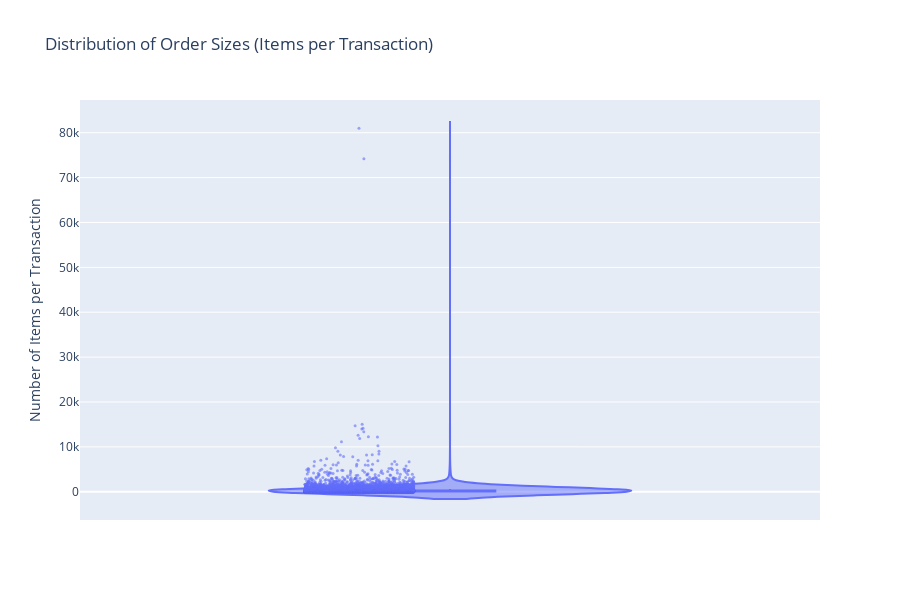

This figure's notebook cell:
### Markdown cell above
##### 2.2) What is the distribution of order sizes (number of items per transaction)?

### Code cell
data.groupby('InvoiceNo')['Quantity'].sum().plot(kind='hist', bins=100, figsize=(50, 6))
plt.title('Distribution of Order Sizes (Items per Transaction)')
plt.xlabel('Number of Items')
plt.ylabel('Frequency (Number of Transactions)')


# Create violin plot for distribution of order sizes
items_per_transaction = data.groupby('InvoiceNo')['Quantity'].sum().reset_index()

fig = px.violin(items_per_transaction, y='Quantity', box=True, points='all',
                title='Distribution of Order Sizes (Items per Transaction)',
                labels={'Quantity': 'Number of Items'},
                height=600)

fig.update_traces(
    points='all', pointpos=-0.5, jitter=0.3, 
    marker=dict(size=3, opacity=0.6)
)
fig.update_layout(
    violinmode='overlay',
    xaxis_title='',
    yaxis_title='Number of Items per Transaction',
    showlegend=False
)

# Add a secondary axis for log scale to better visualize the distribution
fig.update_layout(
    yaxis2=dict(
        title='Log Scale',
        overlaying='y',
        side='right',
        type='log'
    )
)

fig.show()

### Figure 1 — Plotly figure (JSON) as saved in the notebook; plotly's stock layout.template omitted (floating-point values rounded to 4 significant figures; data arrays with more than 128 entries replaced by an {"elided": "..."} marker saying what was removed)
{"data": [{"alignmentgroup": "True", "box": {"visible": true}, "hovertemplate": "Number of Items=%{y}<extra></extra>", "jitter": 0.3, "legendgroup": "", "marker": {"color": "#636efa", "opacity": 0.6, "size": 3}, "name": "", "offsetgroup": "", "orientation": "v", "pointpos": -0.5, "points": "all", "scalegroup": "True", "showlegend": false, "type": "violin", "x0": " ", "xaxis": "x", "y": {"elided": "19959 int values"}, "y0": " ", "yaxis": "y"}], "layout": {"height": 600, "legend": {"tracegroupgap": 0}, "showlegend": false, "title": {"text": "Distribution of Order Sizes (Items per Transaction)"}, "violinmode": "overlay", "xaxis": {"anchor": "y", "domain": [0, 1], "title": {"text": ""}}, "yaxis": {"anchor": "x", "domain": [0, 1], "title": {"text": "Number of Items per Transaction"}}, "yaxis2": {"overlaying": "y", "side": "right", "title": {"text": "Log Scale"}, "type": "log"}}}
